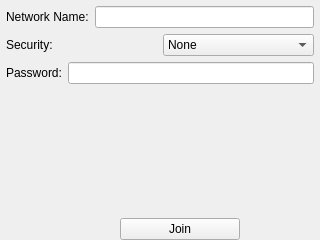
<?xml version="1.0" encoding="UTF-8"?>
<ui version="4.0">
 <class>OtherNetworkWidget</class>
 <widget class="QWidget" name="OtherNetworkWidget">
  <property name="geometry">
   <rect>
    <x>0</x>
    <y>0</y>
    <width>320</width>
    <height>240</height>
   </rect>
  </property>
  <property name="windowTitle">
   <string>Other Network</string>
  </property>
  <layout class="QVBoxLayout" name="verticalLayout">
   <property name="leftMargin">
    <number>6</number>
   </property>
   <property name="topMargin">
    <number>6</number>
   </property>
   <property name="rightMargin">
    <number>6</number>
   </property>
   <property name="bottomMargin">
    <number>0</number>
   </property>
   <item>
    <layout class="QHBoxLayout" name="horizontalLayout">
     <item>
      <widget class="QLabel" name="label">
       <property name="text">
        <string>Network Name:</string>
       </property>
      </widget>
     </item>
     <item>
      <widget class="LineEdit" name="ssid"/>
     </item>
    </layout>
   </item>
   <item>
    <layout class="QHBoxLayout" name="horizontalLayout_3">
     <item>
      <widget class="QLabel" name="label_2">
       <property name="text">
        <string>Security:</string>
       </property>
      </widget>
     </item>
     <item>
      <widget class="QComboBox" name="security">
       <item>
        <property name="text">
         <string>None</string>
        </property>
       </item>
       <item>
        <property name="text">
         <string>WPA</string>
        </property>
       </item>
       <item>
        <property name="text">
         <string>WEP</string>
        </property>
       </item>
       <item>
        <property name="text">
         <string>Dynamic WEP</string>
        </property>
       </item>
      </widget>
     </item>
    </layout>
   </item>
   <item>
    <layout class="QHBoxLayout" name="horizontalLayout_5">
     <item>
      <widget class="QLabel" name="label_3">
       <property name="text">
        <string>Password:</string>
       </property>
      </widget>
     </item>
     <item>
      <widget class="LineEdit" name="password"/>
     </item>
    </layout>
   </item>
   <item>
    <spacer name="verticalSpacer">
     <property name="orientation">
      <enum>Qt::Vertical</enum>
     </property>
     <property name="sizeHint" stdset="0">
      <size>
       <width>20</width>
       <height>40</height>
      </size>
     </property>
    </spacer>
   </item>
   <item>
    <layout class="QHBoxLayout" name="horizontalLayout_4">
     <item>
      <spacer name="horizontalSpacer">
       <property name="orientation">
        <enum>Qt::Horizontal</enum>
       </property>
       <property name="sizeType">
        <enum>QSizePolicy::Preferred</enum>
       </property>
       <property name="sizeHint" stdset="0">
        <size>
         <width>40</width>
         <height>20</height>
        </size>
       </property>
      </spacer>
     </item>
     <item>
      <widget class="QPushButton" name="join">
       <property name="maximumSize">
        <size>
         <width>120</width>
         <height>16777215</height>
        </size>
       </property>
       <property name="text">
        <string>Join</string>
       </property>
       <property name="icon">
        <iconset resource="../rc/icons.qrc">
         <normaloff>:/icons/transmit_add.png</normaloff>:/icons/transmit_add.png</iconset>
       </property>
      </widget>
     </item>
    </layout>
   </item>
  </layout>
 </widget>
 <customwidgets>
  <customwidget>
   <class>LineEdit</class>
   <extends>QLineEdit</extends>
   <header>LineEdit.h</header>
  </customwidget>
 </customwidgets>
 <resources>
  <include location="../rc/icons.qrc"/>
 </resources>
 <connections/>
</ui>
